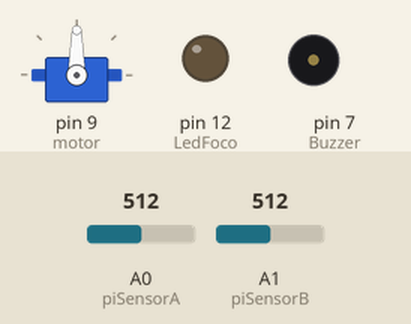
Recording of a sketch running on a simulated Arduino Uno, built with avr-gcc and run on an emulated ATmega328P. Shown: servo, output pins drawn as LEDs (lit = HIGH), buzzer (waves = sounding, pin HIGH). The inputs (shaded band) are chosen by the test bench; at power-on: A0 (piSensorA) = 512, A1 (piSensorB) = 512. What the sketch prints to the serial monitor is not drawn.

Above: at 1.2 s.
1.3 s: A0 (piSensorA) set to 988
2.8 s: A0 (piSensorA) set to 1010
At 3.2 s:
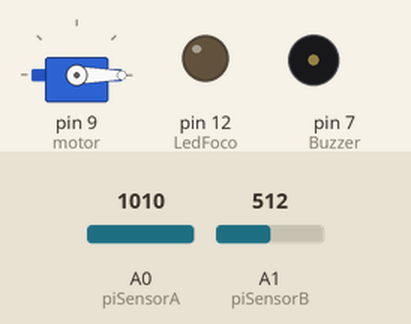
At 5.2 s:
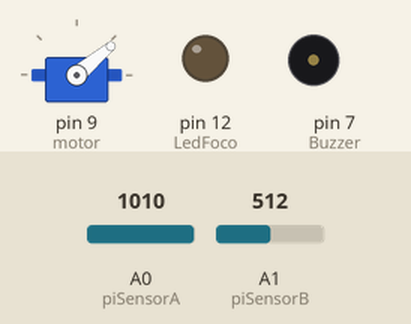
8.3 s: A1 (piSensorB) set to 988
10.3 s: A1 (piSensorB) set to 1016
13.3 s: A1 (piSensorB) set to 990
At 16.2 s:
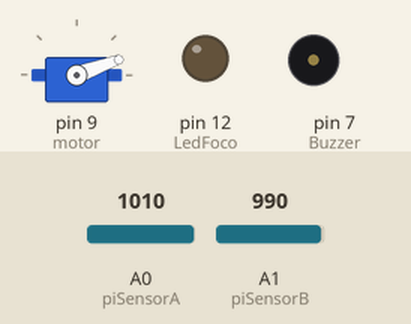
Timing chart, 0 to 17.3 s (numbered marks = the images above; inputs shaded):
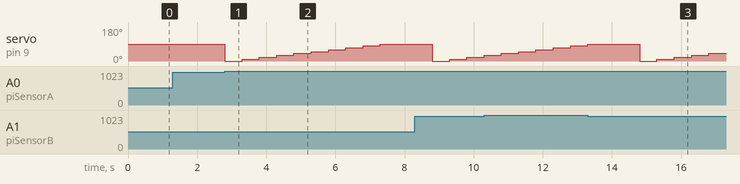

Measured:
- the behaviour switches between 1000 and 1001 on A0 (piSensorA) (found by bisection; images 0 and 1)
- after the input at 2.8 s, servo on pin 9 (motor): 90° → 0° at once, → 10° 0.50 s later, → 20° 0.50 s later, → 30° 0.50 s later, … (10 changes in this stretch)
- after the input at 13.3 s, pin 12 (LedFoco): stays LOW (without the input it goes to HIGH after 1.5 s)

The sketch:

Garaje.ino
```cpp
#include<Servo.h>

#define piSensorA A0
#define piSensorB A1

Servo motor;

int sensorA = 0;
int sensorB = 0;
int LedFoco = 12;
int Buzzer = 7;
int duracionBuzzer = 7000;
int nota_Buzzer= 262;


void setup() {
  // put your setup code here, to run once:
  Serial.begin(115200);
  pinMode(Buzzer, OUTPUT);
  pinMode(LedFoco, OUTPUT);
  pinMode(9, OUTPUT);
  motor.attach(9);

}

void loop() {

  sensorA = analogRead(piSensorA);
  sensorB = analogRead(piSensorB);

  Serial.println(sensorA);

// Detectamos la entrada del vehiculo
  if (sensorB > 1000) {
    Serial.println(sensorA);
    digitalWrite(LedFoco, HIGH);
    delay(1000);
    tone(Buzzer, nota_Buzzer, duracionBuzzer);
    cerrarPuerta();
  }

  // Cerrar puerta

  if (sensorA > 1000) {
    abrirPuerta();
    digitalWrite(LedFoco, LOW);
    delay(1000);


  }
}

void cerrarPuerta(){
  motor.write(90);
  delay(500);
    motor.write(80);
  delay(500);
    motor.write(70);
  delay(500);
    motor.write(60);
  delay(500);
    motor.write(50);
  delay(500);
    motor.write(40);
  delay(500);
    motor.write(30);
  delay(500);
    motor.write(20);
  delay(500);
  motor.write(10);
  delay(500);
  motor.write(0);
  delay(500);
  }

  void abrirPuerta(){
    motor.write(0);
  delay(500);
    motor.write(10);
  delay(500);
    motor.write(20);
  delay(500);
    motor.write(30);
  delay(500);
    motor.write(40);
  delay(500);
    motor.write(50);
  delay(500);
    motor.write(60);
  delay(500);
    motor.write(70);
  delay(500);
  motor.write(80);
  delay(500);
  motor.write(90);
  delay(500);
    }
```
